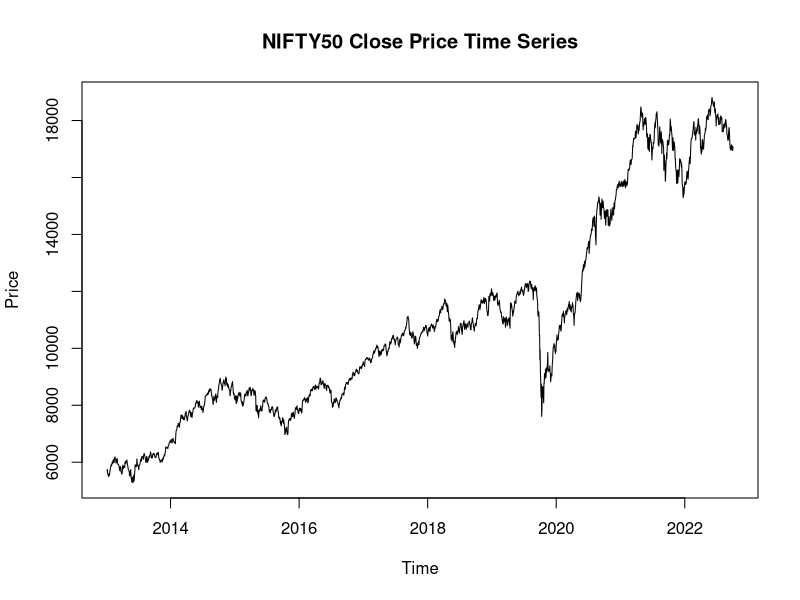
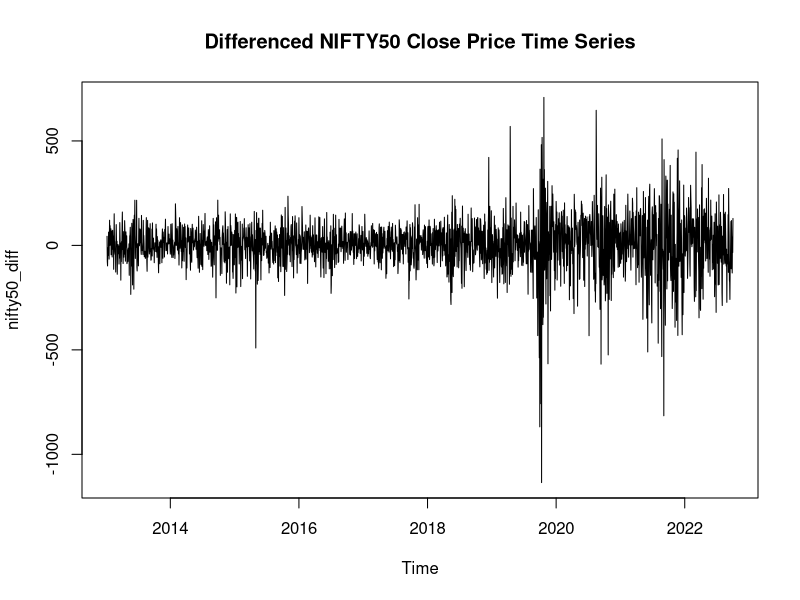
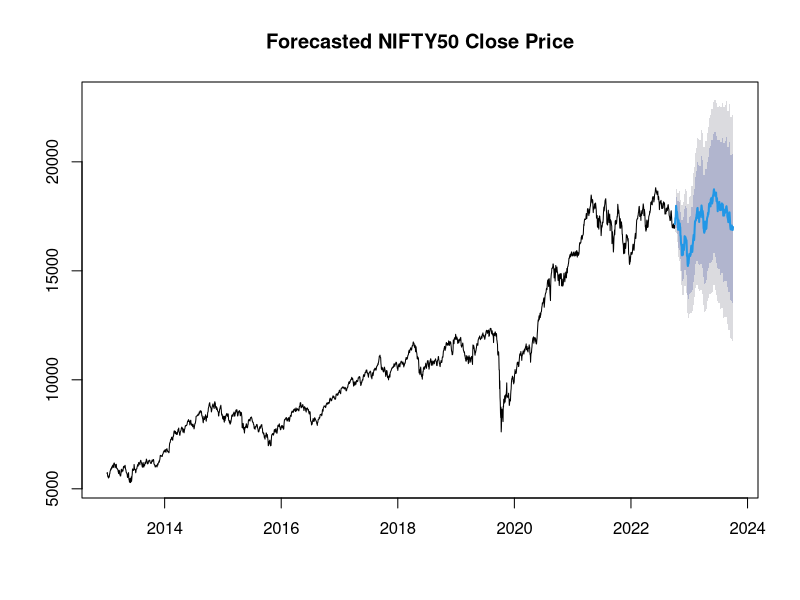

These charts were generated, in order, by the following R code:
# Load necessary libraries
library(urca)
library(forecast)

# Load data
nifty50 <- read.csv("NSEI.csv", header = TRUE, stringsAsFactors = FALSE)

# Convert date column to Date format
nifty50$Date <- as.Date(nifty50$Date, format = "%Y-%m-%d")

# Convert the Close price column to numeric format
nifty50$Close <- as.numeric(nifty50$Close)

# Remove rows with missing values
nifty50 <- nifty50[complete.cases(nifty50),]

# Create a time series object
nifty50_ts <- ts(nifty50$Close, start = c(2013, 4), frequency = 252)

# Plot the time series
plot(nifty50_ts, main = "NIFTY50 Close Price Time Series", ylab="Price")

# Check for stationarity using Augmented Dickey-Fuller (ADF) test
adf_test <- ur.df(nifty50_ts, type = "trend", selectlags = "AIC")
summary(adf_test)

# Difference the time series to achieve stationarity
nifty50_diff <- diff(nifty50_ts, differences = 1)

# Plot the differenced time series
plot(nifty50_diff, main = "Differenced NIFTY50 Close Price Time Series")

# Check for stationarity of the differenced time series
adf_test_diff <- ur.df(nifty50_diff, type = "trend", selectlags = "AIC")
summary(adf_test_diff)

# Use auto.arima() to select the best fit model
nifty50_arima <- auto.arima(nifty50_ts, D = 1, trace = TRUE)

# View the selected model
nifty50_arima

# Forecast the next 252 days of the NIFTY50 stock price
nifty50_forecast <- forecast(nifty50_arima, h = 252)

# Plot the forecasted values
plot(nifty50_forecast, main = "Forecasted NIFTY50 Close Price")
